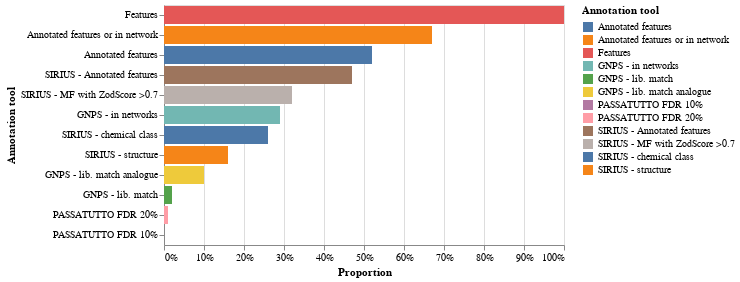

The cell this chart's notebook holds for it:
### Code cell
make_barchart(get_stats_annotation.final_table) # Absolute count
make_barchart_rel(get_stats_annotation.final_table_rel)

### Figure 1 — Vega-Lite specification as saved in the notebook (floating-point values rounded to 4 significant figures)
{"config": {"view": {"continuousWidth": 400, "continuousHeight": 300}}, "data": {"name": "data-8fbad0fd7418c9f556da9e19b32f6371"}, "mark": "bar", "encoding": {"color": {"type": "nominal", "field": "Annotation tool"}, "x": {"type": "quantitative", "axis": {"format": ".0%"}, "field": "Count", "stack": "zero", "title": "Proportion"}, "y": {"type": "nominal", "field": "Annotation tool", "sort": "-x"}}, "$schema": "https://vega.github.io/schema/vega-lite/v4.8.1.json", "datasets": {"data-8fbad0fd7418c9f556da9e19b32f6371": [{"Annotation tool": "Features", "Count": 1.0}, {"Annotation tool": "GNPS - in networks", "Count": 0.29}, {"Annotation tool": "GNPS - lib. match", "Count": 0.02}, {"Annotation tool": "GNPS - lib. match analogue", "Count": 0.1}, {"Annotation tool": "PASSATUTTO FDR 20%", "Count": 0.01}, {"Annotation tool": "PASSATUTTO FDR 10%", "Count": 0.0}, {"Annotation tool": "SIRIUS - Annotated features", "Count": 0.47}, {"Annotation tool": "SIRIUS - MF with ZodScore >0.7", "Count": 0.32}, {"Annotation tool": "SIRIUS - structure", "Count": 0.16}, {"Annotation tool": "SIRIUS - chemical class", "Count": 0.26}, {"Annotation tool": "Annotated features", "Count": 0.52}, {"Annotation tool": "Annotated features or in network", "Count": 0.67}]}}
